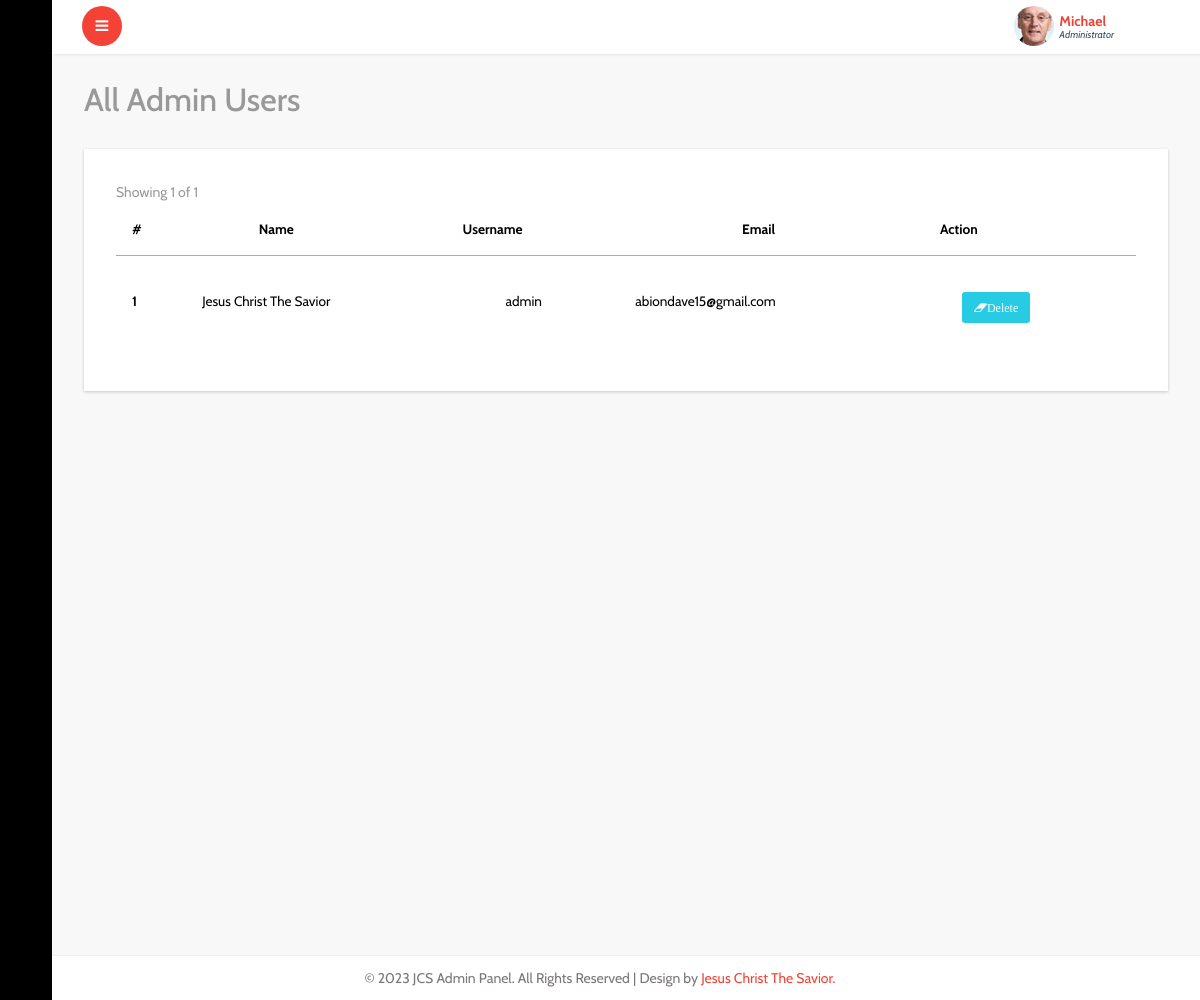
/admin/adminlist.php (signed in), run on the app's committed database.
### tables this page shows
CREATE TABLE `table_admin` (
  `id` int(20) NOT NULL,
  `name` varchar(45) NOT NULL,
  `email` varchar(45) NOT NULL,
  `username` varchar(45) NOT NULL,
  `password` varchar(45) NOT NULL,
  `file` varchar(567) NOT NULL
);

### idiorm.php (called while the page is built, shortened)
<?php
    class ORM implements ArrayAccess {
        protected static $_default_config = array(
            'connection_string' => 'sqlite::memory:',
            'id_column' => 'id',
            'id_column_overrides' => array(),
            'error_mode' => PDO::ERRMODE_EXCEPTION,
            'username' => null,
            'password' => null,
            'driver_options' => null,
            'identifier_quote_character' => null,
            'limit_clause_style' => null,
            'logging' => false,
            'logger' => null,
            'caching' => false,
            'caching_auto_clear' => false,
            'return_result_sets' => false,
        );
        protected static $_config = array();
        protected static $_db = array();
        protected static $_last_statement = null;
        protected $_connection_name;
        protected $_table_name;
        protected $_values = array();
        protected $_result_columns = array('*');
        protected $_join_sources = array();
        protected $_order_by = array();
        protected $_group_by = array();
        public static function configure($key, $value = null, $connection_name = self::DEFAULT_CONNECTION) {
            if (is_array($key)) {
                foreach ($key as $conf_key => $conf_value) {
                    self::configure($conf_key, $conf_value, $connection_name);
                }
            } else {
                if (is_null($value)) {
                    $value = $key;
                    $key = 'connection_string';
                }
                self::$_config[$connection_name][$key] = $value;
            }
        }
        public static function for_table($table_name, $connection_name = self::DEFAULT_CONNECTION) {
            return new self($table_name, array(), $connection_name);
        }
        protected static function _setup_db_config($connection_name) {
            if (!array_key_exists($connection_name, self::$_config)) {
                self::$_config[$connection_name] = self::$_default_config;
            }
        }
        public static function set_db($db, $connection_name = self::DEFAULT_CONNECTION) {
            self::$_db[$connection_name] = $db;
        }
        protected static function _setup_identifier_quote_character($connection_name) {
            if (is_null(self::$_config[$connection_name]['identifier_quote_character'])) {
                self::$_config[$connection_name]['identifier_quote_character'] =
                    self::_detect_identifier_quote_character($connection_name);
            }
        }
        public static function _setup_limit_clause_style($connection_name) {
            if (is_null(self::$_config[$connection_name]['limit_clause_style'])) {
                self::$_config[$connection_name]['limit_clause_style'] =
                    self::_detect_limit_clause_style($connection_name);
            }
        }
        protected static function _detect_identifier_quote_character($connection_name) {
            switch(self::get_db($connection_name)->getAttribute(PDO::ATTR_DRIVER_NAME)) {
                case 'mysql':
                case 'sqlite':
                case 'sqlite2':
                default:
                    return '`';
            }
        }
        protected static function _detect_limit_clause_style($connection_name) {
            switch(self::get_db($connection_name)->getAttribute(PDO::ATTR_DRIVER_NAME)) {
                default:
                    return ORM::LIMIT_STYLE_LIMIT;
            }
        }
        public static function get_db($connection_name = self::DEFAULT_CONNECTION) {
            return self::$_db[$connection_name];
        }
        public static function get_last_statement() {
            return self::$_last_statement;
        }
        protected static function _execute($query, $parameters = array(), $connection_name = self::DEFAULT_CONNECTION) {
            $statement = self::get_db($connection_name)->prepare($query);
            self::$_last_statement = $statement;
            $time = microtime(true);
            $q = $statement->execute();
            return $q;
        }
        protected static function _log_query($query, $parameters, $connection_name, $query_time) {
            if (!self::$_config[$connection_name]['logging']) {
                return false;
            }
            return true;
        }
        protected function __construct($table_name, $data = array(), $connection_name = self::DEFAULT_CONNECTION) {
            $this->_table_name = $table_name;
            $this->_connection_name = $connection_name;
        }
        public function find_array() {
            return $this->_run();
        }
        protected function _build_select() {
            return $this->_join_if_not_empty(" ", array(
                $this->_build_select_start(),
                $this->_build_join(),
                $this->_build_where(),
                $this->_build_group_by(),
                $this->_build_having(),
                $this->_build_order_by(),
                $this->_build_limit(),
                $this->_build_offset(),
            ));
        }
        protected function _build_select_start() {
            $fragment = 'SELECT ';
            $result_columns = join(', ', $this->_result_columns);
            $fragment .= "{$result_columns} FROM " . $this->_quote_identifier($this->_table_name);
            return $fragment;
        }
        protected function _build_join() {
            if (count($this->_join_sources) === 0) {
                return '';
            }
            return join(" ", $this->_join_sources);
        }
        protected function _build_where() {
            return $this->_build_conditions('where');
        }
        protected function _build_having() {
            return $this->_build_conditions('having');
        }
        protected function _build_group_by() {
            if (count($this->_group_by) === 0) {
                return '';
            }
            return "GROUP BY " . join(", ", $this->_group_by);
        }
        protected function _build_conditions($type) {
            $conditions_class_property_name = "_{$type}_conditions";
            if (count($this->$conditions_class_property_name) === 0) {
                return '';
            }
            $conditions = array();
            return strtoupper($type) . " " . join(" AND ", $conditions);
        }
        protected function _build_order_by() {
            if (count($this->_order_by) === 0) {
                return '';
            }
            return "ORDER BY " . join(", ", $this->_order_by);
        }
        protected function _build_limit() {
            $fragment = '';
            return $fragment;
        }
        protected function _build_offset() {
            return '';
        }
        protected function _join_if_not_empty($glue, $pieces) {
            $filtered_pieces = array();
            foreach ($pieces as $piece) {
                if (is_string($piece)) {
                    $piece = trim($piece);
                }
                if (!empty($piece)) {
                    $filtered_pieces[] = $piece;
                }
            }
            return join($glue, $filtered_pieces);
        }
        protected function _quote_one_identifier($identifier) {
            $parts = explode('.', $identifier);
            $parts = array_map(array($this, '_quote_identifier_part'), $parts);
            return join('.', $parts);
        }
        protected function _quote_identifier($identifier) {
            if (is_array($identifier)) {
                $result = array_map(array($this, '_quote_one_identifier'), $identifier);
                return join(', ', $result);
            } else {
                return $this->_quote_one_identifier($identifier);
            }
        }
        protected function _quote_identifier_part($part) {
            $quote_character = self::$_config[$this->_connection_name]['identifier_quote_character'];
            return $quote_character .
                   str_replace($quote_character,
                               $quote_character . $quote_character,
                               $part
                   ) . $quote_character;
        }
        protected function _run() {
            $query = $this->_build_select();
            $caching_enabled = self::$_config[$this->_connection_name]['caching'];
            self::_execute($query, $this->_values, $this->_connection_name);
            $statement = self::get_last_statement();
            $rows = array();
            while ($row = $statement->fetch(PDO::FETCH_ASSOC)) {
                $rows[] = $row;
            }
            $this->_values = array();
            $this->_result_columns = array('*');
            return $rows;
        }
        public function __call($name, $arguments)
        {
            $method = strtolower(preg_replace('/([a-z])([A-Z])/', '$1_$2', $name));
            if (method_exists($this, $method)) {
                return call_user_func_array(array($this, $method), $arguments);
            } else {
                throw new IdiormMethodMissingException("Method $name() does not exist in class " . get_class($this));
            }
        }
    }

### admin/adminlist.php (the view, shortened to what this page needs)
<?php include "header.php"; ?>
			<div id="page-wrapper">
				<div class="graphs">
					<h3 class="blank1">All Admin Users</h3>
					 <div class="xs tabls">
					 <div class="panel-body1">
					   <table class="table">
					    <thead>
							<tr>
							  <th>#</th>
							  <th>Name</th>
							  <th>Username</th>
							  <th>Email</th>
							  <th>Action</th>
							</tr>
						  </thead>
						  <tbody>
						   <?php
                                $tbl_name="table_admin";
        $get_posts_tbl = ORM::for_table("$tbl_name")
                 ->find_array();
	$total_pages = count($get_posts_tbl);
	$limit = 10;
	$page = $_GET['page'];
	if($page)
		$start = ($page - 1) * $limit;
	else
		$start = 0;
				$result = $db->prepare("SELECT * FROM table_admin  ORDER BY id DESC LIMIT $start, $limit");
				$result->execute();
	$next = $page + 1;
	$lastpage = ceil($total_pages/$limit);
	 ?>
                            <span class="text-muted m-r-sm">Showing
                                 <?php if($lastpage == $next-1):?>
                                    <?=$total_pages?>
                                <?php else:?>
                                <?=$page * $limit?>
                            <?php endif;?>
                                of <?=$total_pages?>
                                        </span>
			    </div>
               </div>
                <table class="table">
                      <?php
				for($i=1; $row = $result->fetch(); $i++){
               ?>
							<tr>
							  <th scope="row"><?php echo $i; ?></th>
							  <td><?php echo $row['name']; ?></td>
							  <td><?php echo $row['username']; ?></td>
							  <td><?php echo $row['email']; ?></td>
							  <td>
							    <a href="delete-admin.php?id=<?=$row['id'] ?>" class="fa fa-eraser btn btn-xs btn-success warning_4 delbtn" >Delete</a>
							  </td>
							</tr>
							 <?php } ?>
						</table>
						</div>
						</div>
				</div>
		<?php include "footer.php"; ?>

### data on the page
table_admin: name "Jesus Christ The Savior", username "admin", email "abiondave15@gmail.com"

### other printed values
$total_pages "1"
